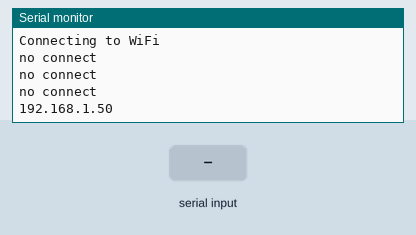
This sketch was run on a simulated ESP8266 (NodeMCU). Parts: the last lines printed to the serial monitor. Inputs (shaded band) come from the test bench. WiFi joins after 1.5 s; servers stay silent unless stated.

Above: at 2.7 s.
2.8 s: "TEMPERATUREC\n" received over Serial
At 5.4 s:
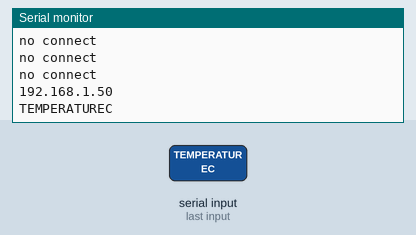
6.0 s: "1\n" received over Serial
At 8.9 s:
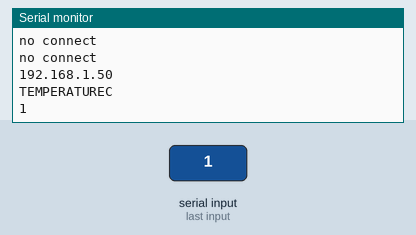

The sketch:

test_connect_wifi.ino
```cpp
#ifdef ESP32
  #include <WiFi.h>
  #include <ESPAsyncWebServer.h>
#else
  #include <Arduino.h>
  #include <ESP8266WiFi.h>
  #include <Hash.h>
  #include <ESPAsyncTCP.h>
  #include <ESPAsyncWebServer.h>
#endif

String temperatureC = "";

//Biến thời gian
unsigned long lastTime = 0;
unsigned long timerDelay = 30000;

const char* ssid = "Phong 6";
const char* password = "TuyenTienYen06";

//Tạo đối tượng AsyncWebServer trên cổng 80
AsyncWebServer server(80);

String readTemperatureC() {
  String tempC = "";
  while(Serial.available()) {
      char c = Serial.read();
      tempC = tempC + c;
  }
  return tempC;
//  return "30";
}

const char index_html[] PROGMEM = R"rawliteral(
<!DOCTYPE HTML><html>
<head>
  <meta name="viewport" content="width=device-width, initial-scale=1">
  <link rel="stylesheet" href="https://use.fontawesome.com/releases/v5.7.2/css/all.css" integrity="sha384-fnmOCqbTlWIlj8LyTjo7mOUStjsKC4pOpQbqyi7RrhN7udi9RwhKkMHpvLbHG9Sr" crossorigin="anonymous">
  <style>
    html {
     font-family: Arial;
     display: inline-block;
     margin: 0px auto;
     text-align: center;
    }
    h2 { font-size: 3.0rem; }
    p { font-size: 3.0rem; }
    .units { font-size: 1.2rem; }
    .ds-labels{
      font-size: 1.5rem;
      vertical-align:middle;
      padding-bottom: 15px;
    }
  </style>
</head>
<body>
  <h2>ESP DS18B20 Server</h2>
  <p>
    <i class="fas fa-thermometer-half" style="color:#059e8a;"></i>
    <span class="ds-labels">Temperature Celsius</span>
    <span id="temperaturec">%TEMPERATUREC%</span>
    <sup class="units">&deg;C</sup>
  </p>
  <p>
    <i class="fas fa-thermometer-half" style="color:#059e8a;"></i>
    <span class="ds-labels">Temperature Fahrenheit</span>
    <span id="temperaturef">%TEMPERATUREF%</span>
    <sup class="units">&deg;F</sup>
  </p>
</body>
<script>
setInterval(function ( ) {
  var xhttp = new XMLHttpRequest();
  xhttp.onreadystatechange = function() {
    if (this.readyState == 4 && this.status == 200) {
      document.getElementById("temperaturec").innerHTML = this.responseText;
    }
  };
  xhttp.open("GET", "/temperaturec", true);
  xhttp.send();
}, 10000) ;
setInterval(function ( ) {
  var xhttp = new XMLHttpRequest();
  xhttp.onreadystatechange = function() {
    if (this.readyState == 4 && this.status == 200) {
      document.getElementById("temperaturef").innerHTML = this.responseText;
    }
  };
  xhttp.open("GET", "/temperaturef", true);
  xhttp.send();
}, 10000) ;
</script>
</html>)rawliteral";

//Thay thế các placeholder bằng giá trị cảm biến
String processor(const String& var){
  //Serial.println(var);
  if(var == "TEMPERATUREC"){
    return temperatureC;
  }
  return String();
}

void setup() {
//  pinMode(pin, INPUT);
  Serial.begin(9600);
  temperatureC = readTemperatureC();
  //Kết nối Wi-Fi
  WiFi.disconnect();
  WiFi.begin(ssid, password);
  Serial.println("Connecting to WiFi");
  while (WiFi.status() != WL_CONNECTED) {
//  while (!WiFi.localIP().isSet()) {
    delay(500);
    Serial.println("no connect");
  }
  Serial.println();

  //In ra dia chi IP cuc bo
  Serial.println(WiFi.localIP());

  // Route for root / web page
  server.on("/", HTTP_GET, [](AsyncWebServerRequest *request){
    request->send_P(200, "text/html", index_html, processor);
  });
  server.on("/temperaturec", HTTP_GET, [](AsyncWebServerRequest *request){
    request->send_P(200, "text/plain", temperatureC.c_str());
  });
  // Start server
  server.begin();
}

void loop(){
//    if ((millis() - lastTime) > timerDelay) {
//    temperatureC = readTemperatureC();
//    lastTime = millis();

    temperatureC = "";
    temperatureC = readTemperatureC();
    Serial.println(temperatureC);
    Serial.println("\n");
    lastTime = millis();
    delay(3000);
//  }
}


//#include <Arduino.h>
//#include <WiFi.h>
//
//void setup() {
//  Serial.begin(9600);
//  WiFi.begin("AndroidAPD32B", "123456788");
//  while (WiFi.status() != WL_CONNECTED) {
//    Serial.println("Wifi connecting...");
//    delay(500);
//  }
//  Serial.println("Wifi connected");
//}
//void loop() {
//  // put your main code here, to run repeatedly:
//}
```

Measured:
- after the input at 2.8 s, the serial monitor: prints a new line after 1.7 s (image 1)
- after the input at 6.0 s, the serial monitor: prints a new line after 1.5 s (image 2)
